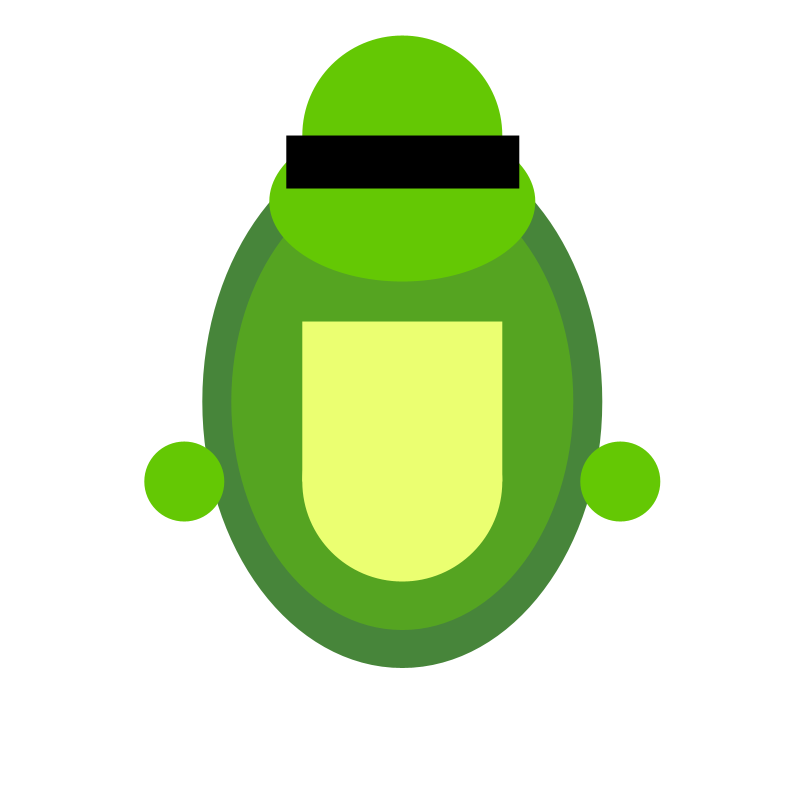
Frame 1 (no input)
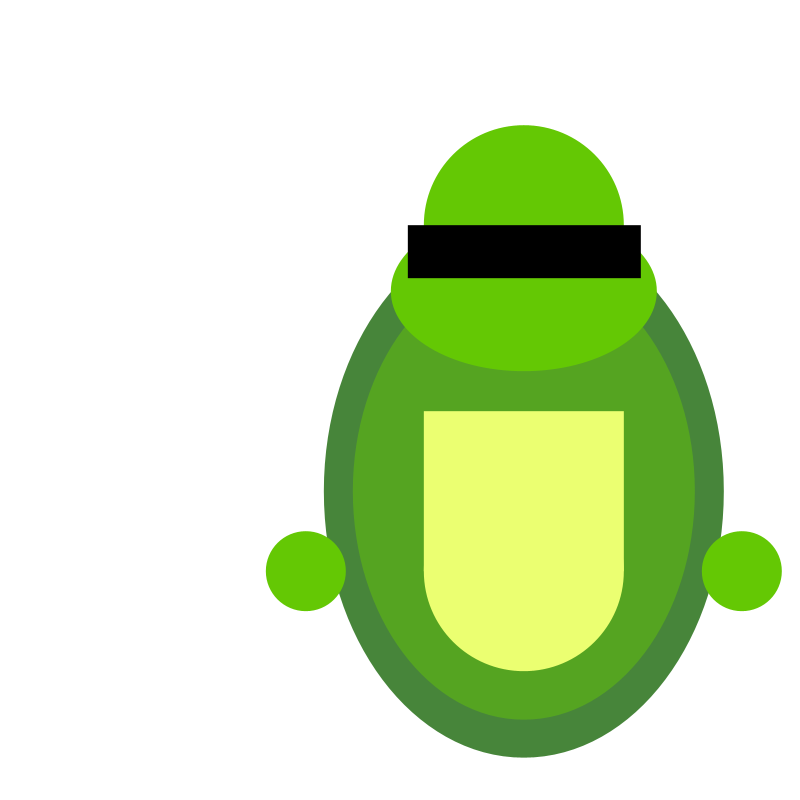
Frame 60 (the mouse pressed at the canvas centre just before this capture)
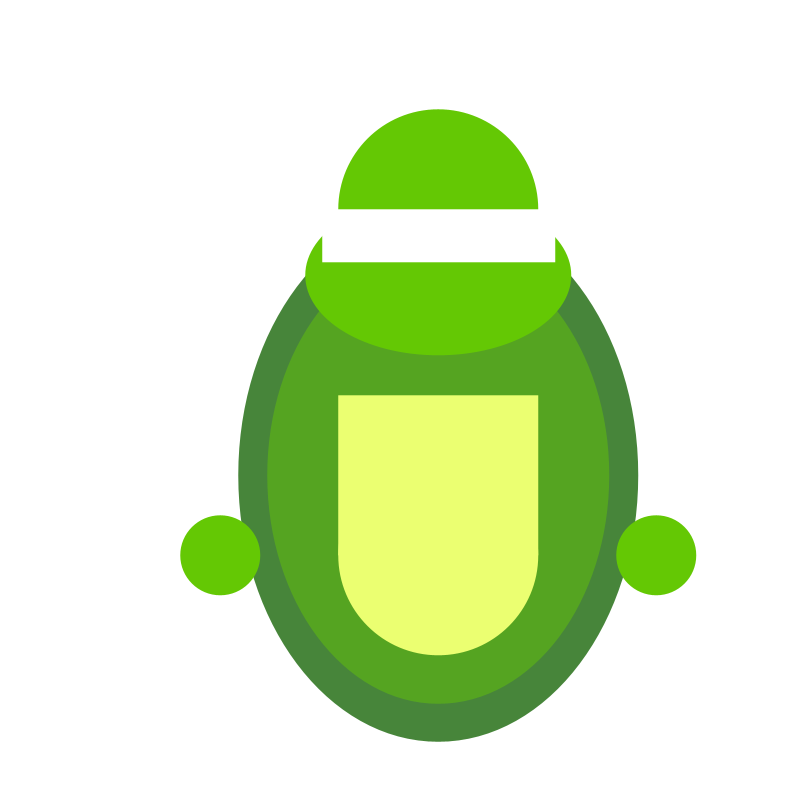
Frame 120 (the mouse held since frame 60 and released just before this capture)

The Processing sketch that drew these frames (run headless with seeded random() and noise(); from frame 60 on, the mouse is pressed at the canvas centre):

// Processing sketch: processing_145362
// ── processing_145362.pde

//Júlia Molins Saura
//Pràctica 3: tortuga ninja en moviment dins la finestra

//posició, velocitat
float posx,posy,velx,vely;
int value=0;

void setup(){
  size(800,800);
  
//posició inicial al centre de la pantalla
posx=width/2;
posy=height/2;
velx=random(1,3);
vely=random(1,3);

}

void draw(){

background(255);
noStroke();

//actualitzem posicions
posx=posx+velx;
posy=posy+vely;

//DIBUIX
//Closca
fill(20,100,4,200);
ellipse(posx,posy,width/2,height*2/3);
//Panxa
fill(100,200,4,120);
ellipse(posx,posy,width*3/7,height*4/7);
//Pit
fill(235,255,113);
rect(posx-width/8,posy-height/10,width/4,height/5);
ellipse(posx,posy+height/10,width/4,height/4);
//Cap
fill(100,200,4);
ellipse(posx,posy-height/3,width/4,height/4);
ellipse(posx,posy-height/4,width/3,height/5);
//Mans
fill(100,200,4);
ellipse(posx-width*3/11,posy+height/10,width/10,height/10);
ellipse(posx+width*3/11,posy+height/10,width/10,height/10);
//Cinta-cap: 
fill(value);
rect(posx-width*7/48,posy-height/3,width*7/24,height/15);

  

//LIMITS
//posiciO X
  if((posx>height-270)||(posx<270)){
  velx = -velx;
  }
//posicio Y
  if((posy>height-270)||(posy<370)){
  vely = -vely;
  }

}

//AL CLICAR AMB EL MOUSE
void mousePressed(){

  //Retorna al centre
  posx=width/2;
  posy=height/2;
  velx=random(1,10);
  vely=random(1,10);
  
  //Cinta del cap--> canvia el color 
  if(value==0){value=255;
  }
  else{
  value=0;
  }
   
 
}
